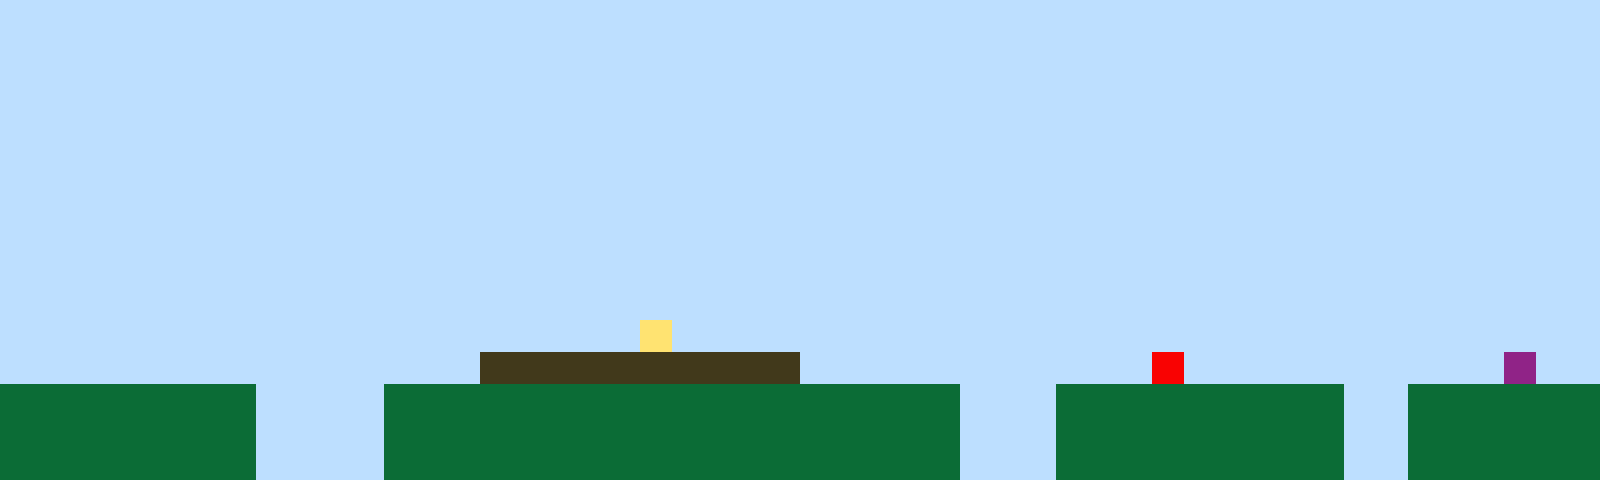

A 2D game scene composited from a Tiled map and its tileset images. What follows is a short description and the map's XML, with every tile layer's data as written:
An orthogonal 50x15 tile map with 32x32 px tiles, 1 tile layer (Tile Layer 1).

<map version="1.10" tiledversion="1.11.2" orientation="orthogonal" renderorder="right-up" width="50" height="15" tilewidth="32" tileheight="32" infinite="0" nextlayerid="2" nextobjectid="1"><editorsettings><export target="map1.csv" format="csv" /></editorsettings><tileset firstgid="1" name="sprites" tilewidth="32" tileheight="32" tilecount="6" columns="3"><image source="sprites.png" width="96" height="64" /></tileset><layer id="1" name="Tile Layer 1" width="50" height="15"><data encoding="csv">1,1,1,1,1,1,1,1,1,1,1,1,1,1,1,1,1,1,1,1,1,1,1,1,1,1,1,1,1,1,1,1,1,1,1,1,1,1,1,1,1,1,1,1,1,1,1,1,1,1,1,1,1,1,1,1,1,1,1,1,1,1,1,1,1,1,1,1,1,1,1,1,1,1,1,1,1,1,1,1,1,1,1,1,1,1,1,1,1,1,1,1,1,1,1,1,1,1,1,1,1,1,1,1,1,1,1,1,1,1,1,1,1,1,1,1,1,1,1,1,1,1,1,1,1,1,1,1,1,1,1,1,1,1,1,1,1,1,1,1,1,1,1,1,1,1,1,1,1,1,1,1,1,1,1,1,1,1,1,1,1,1,1,1,1,1,1,1,1,1,1,1,1,1,1,1,1,1,1,1,1,1,1,1,1,1,1,1,1,1,1,1,1,1,1,1,1,1,1,1,1,1,1,1,1,1,1,1,1,1,1,1,1,1,1,1,1,1,1,1,1,1,1,1,1,1,1,1,1,1,1,1,1,1,1,1,1,1,1,1,1,1,1,1,1,1,1,1,1,1,1,1,1,1,1,1,1,1,1,1,1,1,1,1,1,1,1,1,1,1,1,1,1,1,1,1,1,1,1,1,1,1,1,1,1,1,1,1,1,1,1,1,1,1,1,1,1,1,1,1,1,1,1,1,1,1,1,1,1,1,1,1,1,1,1,1,1,1,1,1,1,1,1,1,1,1,1,1,1,1,1,1,1,1,1,1,1,1,1,1,1,1,1,1,1,1,1,1,1,1,1,1,1,1,1,1,1,1,1,1,1,1,1,1,1,1,1,1,1,1,1,1,1,1,1,1,1,1,1,1,1,1,1,1,1,1,1,1,1,1,1,1,1,1,1,1,1,1,1,1,1,1,1,1,1,1,1,1,1,1,1,1,1,1,1,1,1,1,1,1,1,1,1,1,1,1,1,1,1,1,1,1,1,1,1,1,1,1,1,1,1,1,1,1,1,1,1,1,1,1,1,1,1,1,1,1,1,1,1,1,1,1,1,1,1,1,1,1,1,1,1,1,1,1,1,1,1,1,1,1,1,1,1,1,1,1,1,1,1,1,1,1,1,1,1,1,1,1,1,1,1,1,1,1,1,1,1,1,1,1,1,1,1,1,1,1,1,1,1,1,4,1,1,1,1,1,1,1,1,1,1,1,1,1,1,1,1,1,1,1,1,1,1,1,1,1,1,1,1,1,1,1,1,1,1,1,1,1,1,1,1,1,1,1,1,3,3,3,3,3,3,3,3,3,3,1,1,1,1,1,1,1,1,1,1,1,5,1,1,1,1,1,1,1,1,1,1,6,1,1,2,2,2,2,2,2,2,2,1,1,1,1,2,2,2,2,2,2,2,2,2,2,2,2,2,2,2,2,2,2,1,1,1,2,2,2,2,2,2,2,2,2,1,1,2,2,2,2,2,2,2,2,2,2,2,2,2,2,1,1,1,1,2,2,2,2,2,2,2,2,2,2,2,2,2,2,2,2,2,2,1,1,1,2,2,2,2,2,2,2,2,2,1,1,2,2,2,2,2,2,2,2,2,2,2,2,2,2,1,1,1,1,2,2,2,2,2,2,2,2,2,2,2,2,2,2,2,2,2,2,1,1,1,2,2,2,2,2,2,2,2,2,1,1,2,2,2,2,2,2</data></layer></map>
